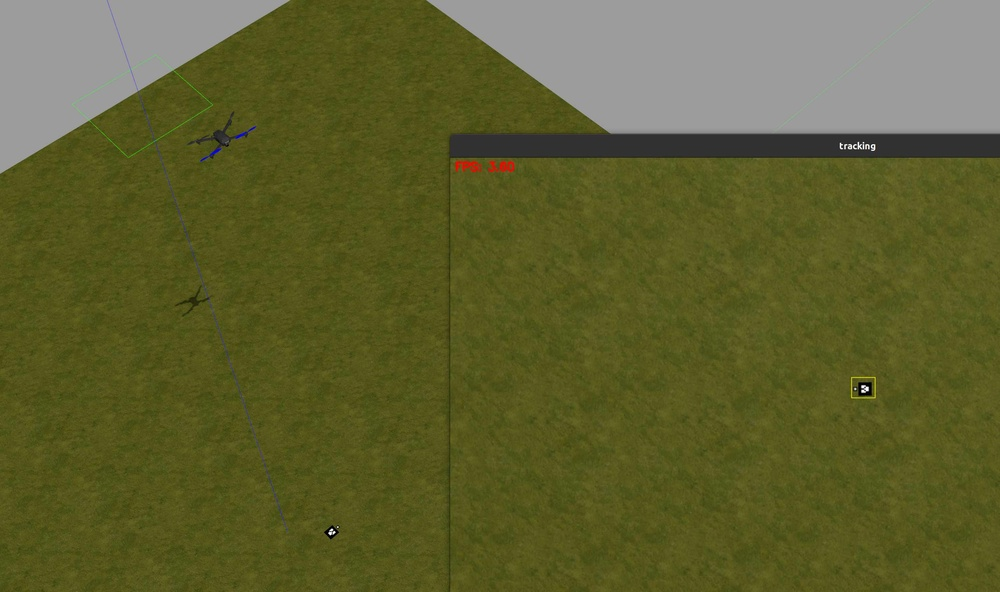
#> input picture pictures/uav_kcf_track.jpg, 1000 x 592 px, shrunk from 3140 x 1860 before the run
$ python -i gate_dec.py   (imports and definitions only)   (older library calls are emulated)
#> lines starting #> are read from the running program, lines starting #| are printed output that depends on the picture; after the words box and inside, x2 and y2 are one past the last pixel; in counts of white or black regions, pixels touching at a corner belong together
#> further down, picture is the input picture: shape (592, 1000, 3); mean B, G, R 47.7, 95.7, 94.7
import cv2
import os
import time
import numpy as np
from rect import minRect


def process(img):
    convert_start = time.time()
    hsv = cv2.cvtColor(img, cv2.COLOR_BGR2HSV)
#> hsv: shape (592, 1000, 3); mean H, S, V 27.5, 143.6, 96.2
    convert_end = time.time()
    print("Convert time:{:.2f}ms".format((convert_end - convert_start) * 1000))

    thres_start = time.time()
    channels = cv2.split(hsv)
    h = channels[0]
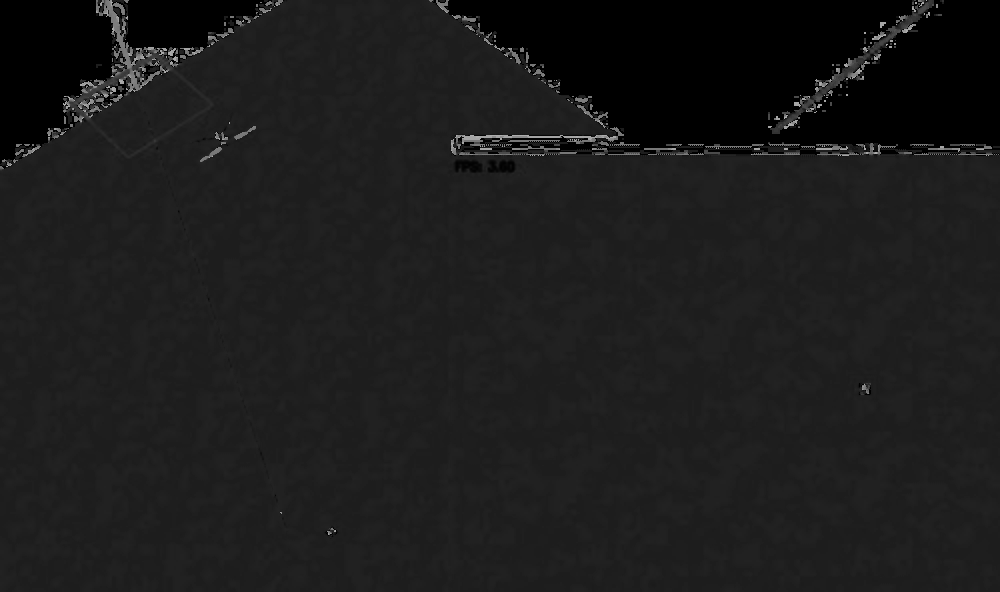
#> h: shape (592, 1000); min 0, max 177, mean 27.5
    s = channels[1]
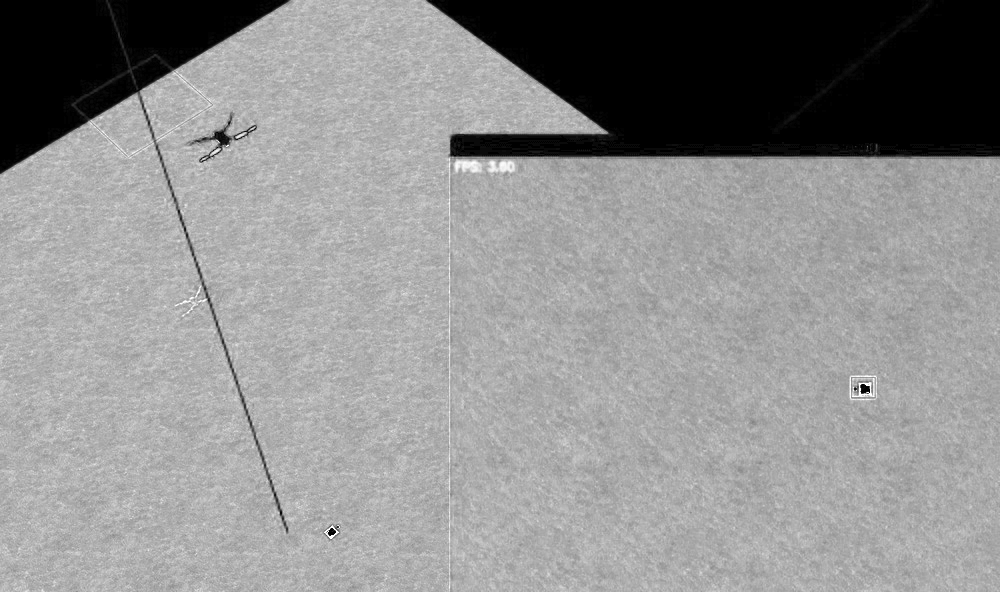
#> s: shape (592, 1000); min 0, max 255, mean 143.6
    v = channels[2]
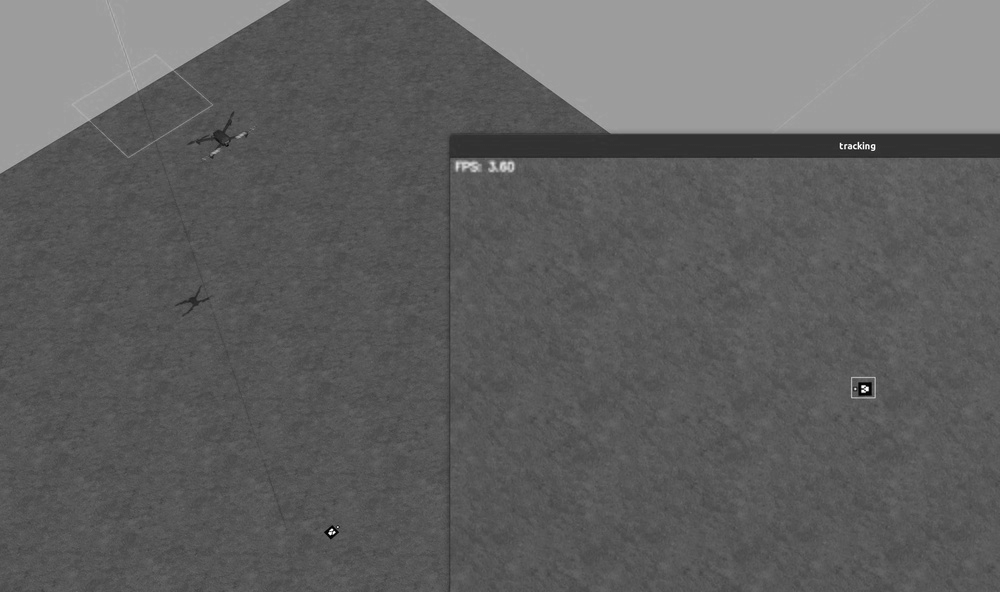
#> v: shape (592, 1000); min 1, max 255, mean 96.2
    '''
    _, h1 = cv2.threshold(h, 8, 255, cv2.THRESH_BINARY_INV)
    _, h21 = cv2.threshold(h, 150, 255, cv2.THRESH_BINARY)
    _, h22 = cv2.threshold(h, 200, 255, cv2.THRESH_BINARY_INV)
    _, s = cv2.threshold(s, 25, 255, cv2.THRESH_BINARY)
    _, v = cv2.threshold(v, 40, 255, cv2.THRESH_BINARY)

    h2 = cv2.bitwise_and(h21, h22)
    h = cv2.bitwise_or(h1, h2)
    hs = cv2.bitwise_and(h, s)
    hsv_bin = cv2.bitwise_and(hs, v)
    '''
    _, h = cv2.threshold(h, 180, 255, cv2.THRESH_BINARY_INV)
#> h: shape (592, 1000); every value is 255
    _, s = cv2.threshold(s, 30, 255, cv2.THRESH_BINARY_INV)
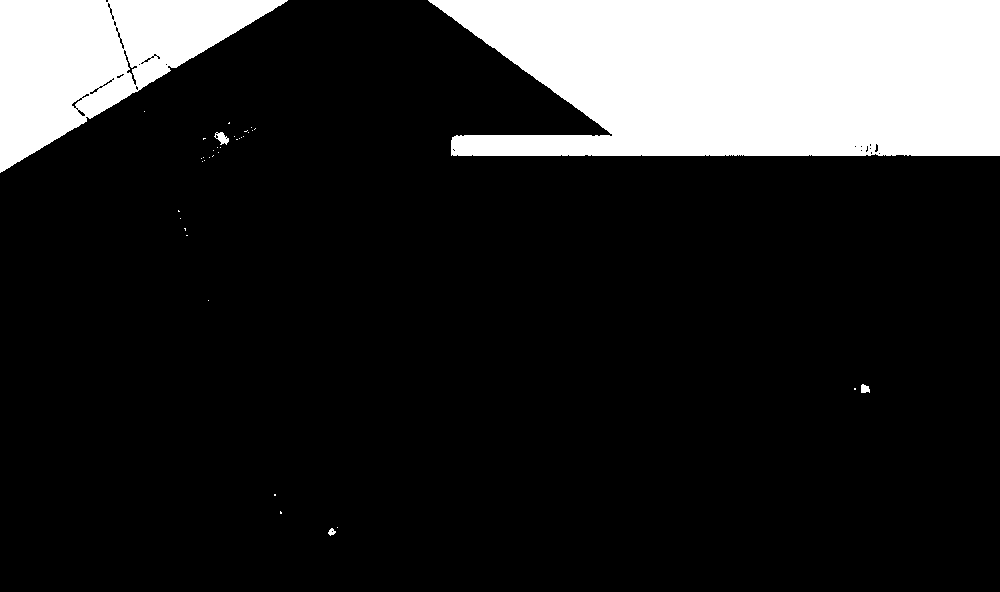
#> s: shape (592, 1000); 17.1% white; 37 white regions (32 under 20 px), largest, box (x1, y1, x2, y2) and area: (428, 0, 1000, 156) 76216, (0, 0, 288, 173) 24738, (214, 132, 229, 145) 107, (861, 384, 870, 393) 64, (328, 528, 336, 536) 38
    _, v1 = cv2.threshold(v, 46, 255, cv2.THRESH_BINARY)
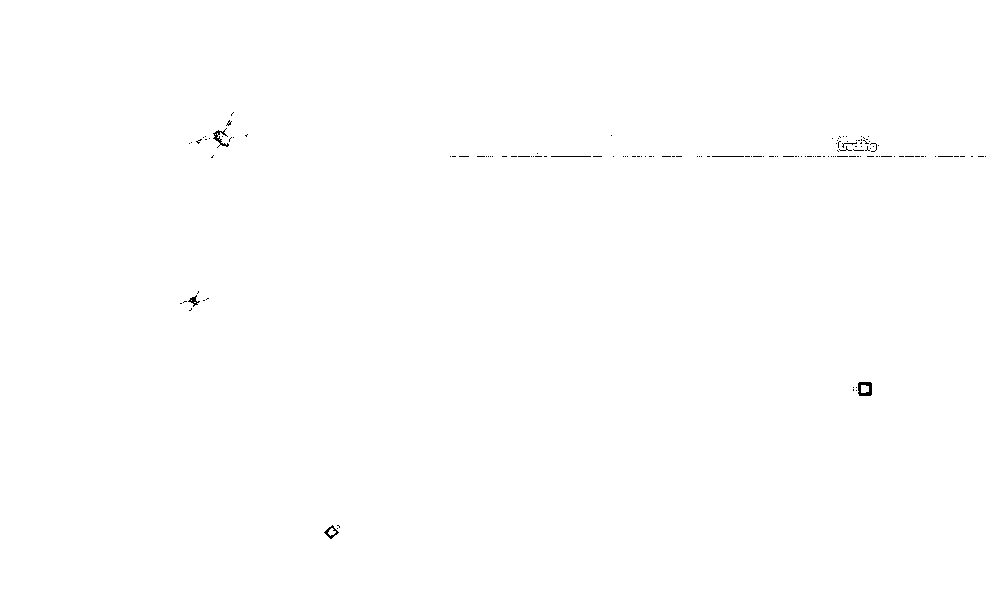
#> v1: shape (592, 1000); 99.8% white; black in thin lines or dots, all inside (x1, y1, x2, y2) = (180, 112, 986, 539)
    _, v2 = cv2.threshold(v, 220, 255, cv2.THRESH_BINARY_INV)
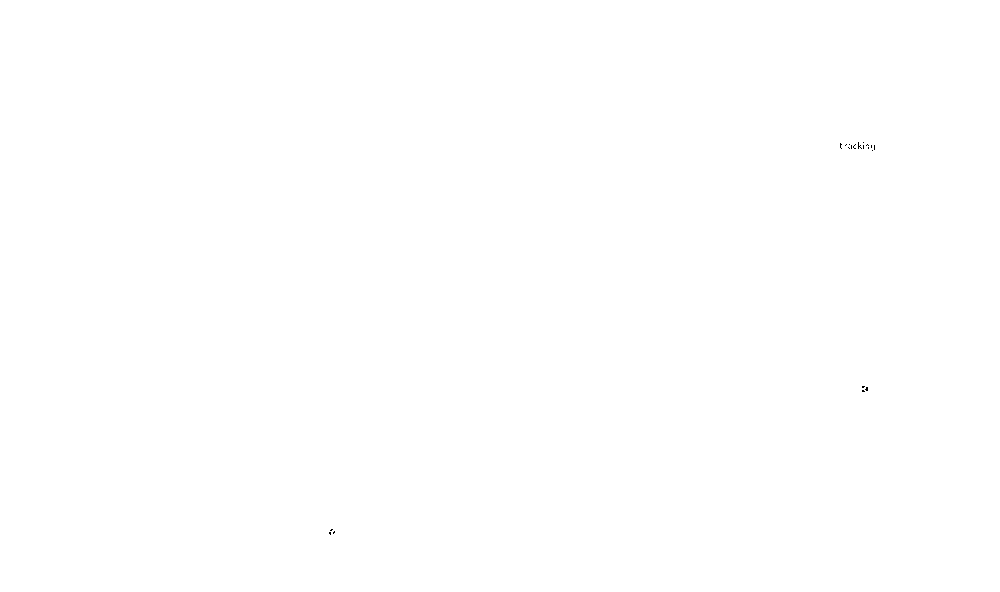
#> v2: shape (592, 1000); 100% white; black in thin lines or dots, all inside (x1, y1, x2, y2) = (329, 142, 875, 535)
    hs = cv2.bitwise_and(h, s)
    v = cv2.bitwise_and(v1, v2)
    hsv_bin = cv2.bitwise_and(hs, v)
#> hsv_bin: shape (592, 1000); 17.1% white; 37 white regions (32 under 20 px)
    kernel = np.ones((1, 1), np.uint8)
    hsv_bin = cv2.erode(hsv_bin, kernel, iterations=1)
    hsv_bin = cv2.dilate(hsv_bin, kernel, iterations=1)

    thres_end = time.time()
    print("Threshold time:{:.2f}ms".format((thres_end - thres_start) * 1000))
    # cv2.imshow("hsv",hsv_bin)
    # cv2.imwrite("/result/hsv_bin.jpg",hsv_bin)

    # image, contours_ori,s hierarchy = cv2.findContours(image=hsv_bin, mode=cv2.RETR_TREE,method=cv2.CHAIN_APPROX_TC89_KCOS)
    hsv_bin, contours_ori, hierarchy = cv2.findContours(image=hsv_bin, mode=cv2.RETR_TREE, method=cv2.CHAIN_APPROX_TC89_KCOS)
#> contours_ori = 134 contours, 122 with area under 20; largest, box (x1, y1, x2, y2) and area: (428, 0, 1000, 156) 74966, (0, 0, 288, 173) 24548, (123, 49, 137, 86) 119, (217, 132, 229, 145) 66, (861, 385, 869, 393) 44
    # print("shapepython main.py:{}".format(hierarchy.shape))

    contours_img = img.copy()
    cv2.drawContours(contours_img, contours_ori, -1, (0, 0, 255), 1)
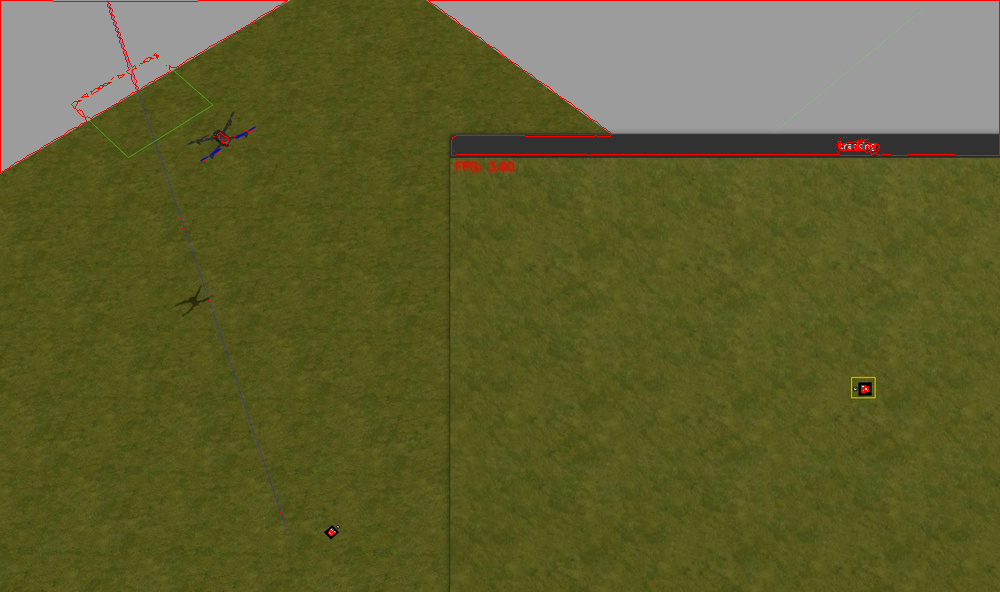
#> contours_img: shape (592, 1000, 3); 0.53% of pixels changed, all inside (x1, y1, x2, y2) = (0, 0, 1000, 536)
    # cv2.imshow("contours",contours_img)

    contours = sorted(contours_ori, key=cv2.contourArea, reverse=True)[:5]
#> contours = 5 contours; box (x1, y1, x2, y2) and area: (428, 0, 1000, 156) 74966, (0, 0, 288, 173) 24548, (123, 49, 137, 86) 119, (217, 132, 229, 145) 66, (861, 385, 869, 393) 44

    area_list = [cv2.contourArea(x) for x in contours_ori]
#> area_list = 134 values, max 74966 at index 43, min 0 at index 2, mean 747.5

    contour_img = img.copy()
    contours_res = []
    rects = []
    for cnt in contours:
        cnt_len = cv2.arcLength(cnt, True)
        cnt_poly = cv2.approxPolyDP(cnt, 0.08 * cnt_len, True)
        if len(cnt_poly) == 4 and cv2.contourArea(cnt) > 10 * 10:
            contours_res.append(cnt)
            minrect = cv2.minAreaRect(cnt)
            idx = area_list.index(cv2.contourArea(cnt))
            rect = minRect(idx, minrect)
            rects.append(rect)
#> this loop made 5 passes
#> (cnt_len, cnt_poly) on passes 2 to 5: (809.2, [[0, 172], [287, 0], [0, 0]]), (92.46, [[124, 49], [135, 85]]), (42.74, [[217, 134], [226, 144], [228, 138]]), (26.83, [[861, 385], [861, 392], [868, 391], [868, 386]])
#> cnt_len on pass 1: 1684.9
#> after the loop, contours_res = []; rects = []
    result = None
    if len(rects) > 1:
        for rect in rects:
            if hierarchy[0, rect.idx, 3] == rects[0].idx:
                result = rect
                break
    elif len(rects) == 1:
        result = rects[0]
    if result is not None:
        box = np.int0(result.points)
        cv2.drawContours(contour_img, [box], 0, (0, 255, 0), 1)
    # cv2.drawContours(contour_img,contours_res,-1,(0,255,0),1)

    # for idx in range(1,len(rects)):

    cv2.imshow("contour", contour_img)
    # cv2.imwrite("/result/contour.jpg",contour_img)
    return result

>>> import cv2
>>> picture = cv2.imread('../../../pictures/uav_kcf_track.jpg')
>>> result = process(picture)
